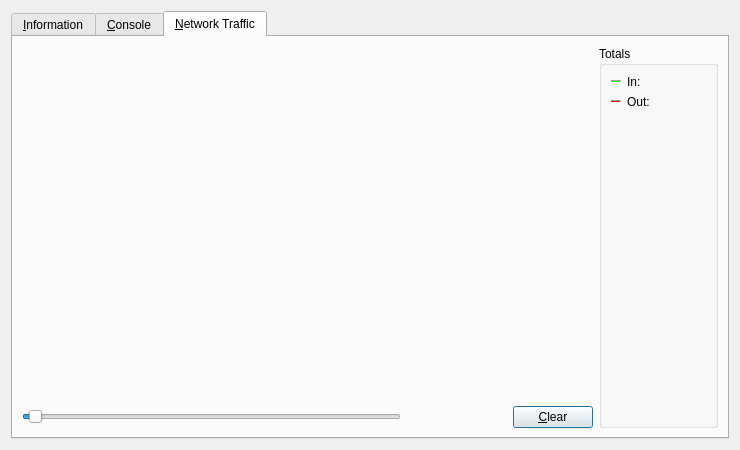
<?xml version="1.0" encoding="UTF-8"?>
<ui version="4.0">
 <class>RPCConsole</class>
 <widget class="QDialog" name="RPCConsole">
  <property name="geometry">
   <rect>
    <x>0</x>
    <y>0</y>
    <width>740</width>
    <height>450</height>
   </rect>
  </property>
  <property name="windowTitle">
   <string>charity - Debug window</string>
  </property>
  <property name="styleSheet">
   <string notr="true"/>
  </property>
  <layout class="QVBoxLayout" name="verticalLayout_2">
   <item>
    <widget class="QTabWidget" name="tabWidget">
     <property name="styleSheet">
      <string notr="true"/>
     </property>
     <property name="currentIndex">
      <number>2</number>
     </property>
     <widget class="QWidget" name="tab_info">
      <attribute name="title">
       <string>&amp;Information</string>
      </attribute>
      <layout class="QGridLayout" name="gridLayout" columnstretch="0,1">
       <property name="horizontalSpacing">
        <number>12</number>
       </property>
       <item row="0" column="0">
        <widget class="QLabel" name="label_9">
         <property name="font">
          <font>
           <weight>75</weight>
           <bold>true</bold>
          </font>
         </property>
         <property name="text">
          <string>charity Core</string>
         </property>
        </widget>
       </item>
       <item row="1" column="0">
        <widget class="QLabel" name="label_5">
         <property name="text">
          <string>Client name</string>
         </property>
        </widget>
       </item>
       <item row="1" column="1">
        <widget class="QLabel" name="clientName">
         <property name="cursor">
          <cursorShape>IBeamCursor</cursorShape>
         </property>
         <property name="text">
          <string>N/A</string>
         </property>
         <property name="textFormat">
          <enum>Qt::PlainText</enum>
         </property>
         <property name="textInteractionFlags">
          <set>Qt::LinksAccessibleByMouse|Qt::TextSelectableByKeyboard|Qt::TextSelectableByMouse</set>
         </property>
        </widget>
       </item>
       <item row="2" column="0">
        <widget class="QLabel" name="label_6">
         <property name="text">
          <string>Client version</string>
         </property>
        </widget>
       </item>
       <item row="2" column="1">
        <widget class="QLabel" name="clientVersion">
         <property name="cursor">
          <cursorShape>IBeamCursor</cursorShape>
         </property>
         <property name="text">
          <string>N/A</string>
         </property>
         <property name="textFormat">
          <enum>Qt::PlainText</enum>
         </property>
         <property name="textInteractionFlags">
          <set>Qt::LinksAccessibleByMouse|Qt::TextSelectableByKeyboard|Qt::TextSelectableByMouse</set>
         </property>
        </widget>
       </item>
       <item row="3" column="0">
        <widget class="QLabel" name="label_14">
         <property name="text">
          <string>Using OpenSSL version</string>
         </property>
         <property name="indent">
          <number>10</number>
         </property>
        </widget>
       </item>
       <item row="3" column="1">
        <widget class="QLabel" name="openSSLVersion">
         <property name="cursor">
          <cursorShape>IBeamCursor</cursorShape>
         </property>
         <property name="text">
          <string>N/A</string>
         </property>
         <property name="textFormat">
          <enum>Qt::PlainText</enum>
         </property>
         <property name="textInteractionFlags">
          <set>Qt::LinksAccessibleByMouse|Qt::TextSelectableByKeyboard|Qt::TextSelectableByMouse</set>
         </property>
        </widget>
       </item>
       <item row="4" column="0">
        <widget class="QLabel" name="label_12">
         <property name="text">
          <string>Build date</string>
         </property>
        </widget>
       </item>
       <item row="4" column="1">
        <widget class="QLabel" name="buildDate">
         <property name="cursor">
          <cursorShape>IBeamCursor</cursorShape>
         </property>
         <property name="text">
          <string>N/A</string>
         </property>
         <property name="textFormat">
          <enum>Qt::PlainText</enum>
         </property>
         <property name="textInteractionFlags">
          <set>Qt::LinksAccessibleByMouse|Qt::TextSelectableByKeyboard|Qt::TextSelectableByMouse</set>
         </property>
        </widget>
       </item>
       <item row="5" column="0">
        <widget class="QLabel" name="label_13">
         <property name="text">
          <string>Startup time</string>
         </property>
        </widget>
       </item>
       <item row="5" column="1">
        <widget class="QLabel" name="startupTime">
         <property name="cursor">
          <cursorShape>IBeamCursor</cursorShape>
         </property>
         <property name="text">
          <string>N/A</string>
         </property>
         <property name="textFormat">
          <enum>Qt::PlainText</enum>
         </property>
         <property name="textInteractionFlags">
          <set>Qt::LinksAccessibleByMouse|Qt::TextSelectableByKeyboard|Qt::TextSelectableByMouse</set>
         </property>
        </widget>
       </item>
       <item row="6" column="0">
        <widget class="QLabel" name="label_11">
         <property name="font">
          <font>
           <weight>75</weight>
           <bold>true</bold>
          </font>
         </property>
         <property name="text">
          <string>Network</string>
         </property>
        </widget>
       </item>
       <item row="7" column="0">
        <widget class="QLabel" name="label_7">
         <property name="text">
          <string>Number of connections</string>
         </property>
        </widget>
       </item>
       <item row="7" column="1">
        <widget class="QLabel" name="numberOfConnections">
         <property name="cursor">
          <cursorShape>IBeamCursor</cursorShape>
         </property>
         <property name="text">
          <string>N/A</string>
         </property>
         <property name="textFormat">
          <enum>Qt::PlainText</enum>
         </property>
         <property name="textInteractionFlags">
          <set>Qt::LinksAccessibleByMouse|Qt::TextSelectableByKeyboard|Qt::TextSelectableByMouse</set>
         </property>
        </widget>
       </item>
       <item row="8" column="0">
        <widget class="QLabel" name="label_8">
         <property name="text">
          <string>On testnet</string>
         </property>
        </widget>
       </item>
       <item row="8" column="1">
        <widget class="QCheckBox" name="isTestNet">
         <property name="enabled">
          <bool>false</bool>
         </property>
         <property name="text">
          <string/>
         </property>
        </widget>
       </item>
       <item row="9" column="0">
        <widget class="QLabel" name="label_10">
         <property name="font">
          <font>
           <weight>75</weight>
           <bold>true</bold>
          </font>
         </property>
         <property name="text">
          <string>Block chain</string>
         </property>
        </widget>
       </item>
       <item row="10" column="0">
        <widget class="QLabel" name="label_3">
         <property name="text">
          <string>Current number of blocks</string>
         </property>
        </widget>
       </item>
       <item row="10" column="1">
        <widget class="QLabel" name="numberOfBlocks">
         <property name="cursor">
          <cursorShape>IBeamCursor</cursorShape>
         </property>
         <property name="text">
          <string>N/A</string>
         </property>
         <property name="textFormat">
          <enum>Qt::PlainText</enum>
         </property>
         <property name="textInteractionFlags">
          <set>Qt::LinksAccessibleByMouse|Qt::TextSelectableByKeyboard|Qt::TextSelectableByMouse</set>
         </property>
        </widget>
       </item>
       <item row="11" column="0">
        <widget class="QLabel" name="label_4">
         <property name="text">
          <string>Estimated total blocks</string>
         </property>
        </widget>
       </item>
       <item row="11" column="1">
        <widget class="QLabel" name="totalBlocks">
         <property name="cursor">
          <cursorShape>IBeamCursor</cursorShape>
         </property>
         <property name="text">
          <string>N/A</string>
         </property>
         <property name="textFormat">
          <enum>Qt::PlainText</enum>
         </property>
         <property name="textInteractionFlags">
          <set>Qt::LinksAccessibleByMouse|Qt::TextSelectableByKeyboard|Qt::TextSelectableByMouse</set>
         </property>
        </widget>
       </item>
       <item row="12" column="0">
        <widget class="QLabel" name="label_2">
         <property name="text">
          <string>Last block time</string>
         </property>
        </widget>
       </item>
       <item row="12" column="1">
        <widget class="QLabel" name="lastBlockTime">
         <property name="cursor">
          <cursorShape>IBeamCursor</cursorShape>
         </property>
         <property name="text">
          <string>N/A</string>
         </property>
         <property name="textFormat">
          <enum>Qt::PlainText</enum>
         </property>
         <property name="textInteractionFlags">
          <set>Qt::LinksAccessibleByMouse|Qt::TextSelectableByKeyboard|Qt::TextSelectableByMouse</set>
         </property>
        </widget>
       </item>
       <item row="13" column="0">
        <spacer name="verticalSpacer_2">
         <property name="orientation">
          <enum>Qt::Vertical</enum>
         </property>
         <property name="sizeHint" stdset="0">
          <size>
           <width>20</width>
           <height>20</height>
          </size>
         </property>
        </spacer>
       </item>
       <item row="14" column="0">
        <widget class="QLabel" name="labelDebugLogfile">
         <property name="font">
          <font>
           <weight>75</weight>
           <bold>true</bold>
          </font>
         </property>
         <property name="text">
          <string>Debug log file</string>
         </property>
        </widget>
       </item>
       <item row="15" column="0">
        <widget class="QPushButton" name="openDebugLogfileButton">
         <property name="toolTip">
          <string>Open the charity debug log file from the current data directory. This can take a few seconds for large log files.</string>
         </property>
         <property name="styleSheet">
          <string notr="true"/>
         </property>
         <property name="text">
          <string>&amp;Open</string>
         </property>
         <property name="autoDefault">
          <bool>false</bool>
         </property>
        </widget>
       </item>
       <item row="16" column="0">
        <widget class="QLabel" name="labelCLOptions">
         <property name="font">
          <font>
           <weight>75</weight>
           <bold>true</bold>
          </font>
         </property>
         <property name="text">
          <string>Command-line options</string>
         </property>
        </widget>
       </item>
       <item row="17" column="0">
        <widget class="QPushButton" name="showCLOptionsButton">
         <property name="toolTip">
          <string>Show the charity-Qt help message to get a list with possible charity command-line options.</string>
         </property>
         <property name="styleSheet">
          <string notr="true"/>
         </property>
         <property name="text">
          <string>&amp;Show</string>
         </property>
         <property name="autoDefault">
          <bool>false</bool>
         </property>
        </widget>
       </item>
       <item row="18" column="0">
        <spacer name="verticalSpacer">
         <property name="orientation">
          <enum>Qt::Vertical</enum>
         </property>
         <property name="sizeHint" stdset="0">
          <size>
           <width>20</width>
           <height>40</height>
          </size>
         </property>
        </spacer>
       </item>
      </layout>
     </widget>
     <widget class="QWidget" name="tab_console">
      <attribute name="title">
       <string>&amp;Console</string>
      </attribute>
      <layout class="QVBoxLayout" name="verticalLayout_3">
       <property name="spacing">
        <number>3</number>
       </property>
       <item>
        <widget class="QTextEdit" name="messagesWidget">
         <property name="minimumSize">
          <size>
           <width>0</width>
           <height>100</height>
          </size>
         </property>
         <property name="styleSheet">
          <string notr="true"/>
         </property>
         <property name="readOnly">
          <bool>true</bool>
         </property>
         <property name="tabKeyNavigation" stdset="0">
          <bool>false</bool>
         </property>
         <property name="columnCount" stdset="0">
          <number>2</number>
         </property>
        </widget>
       </item>
       <item>
        <layout class="QHBoxLayout" name="horizontalLayout">
         <property name="spacing">
          <number>3</number>
         </property>
         <item>
          <widget class="QLabel" name="label">
           <property name="text">
            <string notr="true">&gt;</string>
           </property>
          </widget>
         </item>
         <item>
          <widget class="QLineEdit" name="lineEdit">
           <property name="styleSheet">
            <string notr="true"/>
           </property>
          </widget>
         </item>
         <item>
          <widget class="QPushButton" name="clearButton">
           <property name="maximumSize">
            <size>
             <width>24</width>
             <height>24</height>
            </size>
           </property>
           <property name="toolTip">
            <string>Clear console</string>
           </property>
           <property name="styleSheet">
            <string notr="true"/>
           </property>
           <property name="text">
            <string/>
           </property>
           <property name="icon">
            <iconset resource="../bitcoin.qrc">
             <normaloff>:/icons/remove</normaloff>:/icons/remove</iconset>
           </property>
           <property name="shortcut">
            <string notr="true">Ctrl+L</string>
           </property>
           <property name="autoDefault">
            <bool>false</bool>
           </property>
          </widget>
         </item>
        </layout>
       </item>
      </layout>
     </widget>
     <widget class="QWidget" name="tab">
      <attribute name="title">
       <string>&amp;Network Traffic</string>
      </attribute>
      <layout class="QHBoxLayout" name="horizontalLayout_3">
       <item>
        <layout class="QVBoxLayout" name="verticalLayout_4">
         <item>
          <widget class="TrafficGraphWidget" name="trafficGraph" native="true">
           <property name="sizePolicy">
            <sizepolicy hsizetype="Expanding" vsizetype="Expanding">
             <horstretch>0</horstretch>
             <verstretch>0</verstretch>
            </sizepolicy>
           </property>
          </widget>
         </item>
         <item>
          <layout class="QHBoxLayout" name="horizontalLayout_2">
           <item>
            <widget class="QSlider" name="sldGraphRange">
             <property name="styleSheet">
              <string notr="true"/>
             </property>
             <property name="minimum">
              <number>1</number>
             </property>
             <property name="maximum">
              <number>288</number>
             </property>
             <property name="pageStep">
              <number>12</number>
             </property>
             <property name="value">
              <number>6</number>
             </property>
             <property name="orientation">
              <enum>Qt::Horizontal</enum>
             </property>
            </widget>
           </item>
           <item>
            <widget class="QLabel" name="lblGraphRange">
             <property name="minimumSize">
              <size>
               <width>100</width>
               <height>0</height>
              </size>
             </property>
             <property name="alignment">
              <set>Qt::AlignCenter</set>
             </property>
            </widget>
           </item>
           <item>
            <widget class="QPushButton" name="btnClearTrafficGraph">
             <property name="styleSheet">
              <string notr="true"/>
             </property>
             <property name="text">
              <string>&amp;Clear</string>
             </property>
            </widget>
           </item>
          </layout>
         </item>
        </layout>
       </item>
       <item>
        <layout class="QVBoxLayout" name="verticalLayout">
         <item>
          <widget class="QGroupBox" name="groupBox">
           <property name="title">
            <string>Totals</string>
           </property>
           <layout class="QVBoxLayout" name="verticalLayout_5">
            <item>
             <layout class="QHBoxLayout" name="horizontalLayout_4">
              <item>
               <widget class="Line" name="line">
                <property name="sizePolicy">
                 <sizepolicy hsizetype="Fixed" vsizetype="Fixed">
                  <horstretch>0</horstretch>
                  <verstretch>0</verstretch>
                 </sizepolicy>
                </property>
                <property name="minimumSize">
                 <size>
                  <width>10</width>
                  <height>0</height>
                 </size>
                </property>
                <property name="palette">
                 <palette>
                  <active>
                   <colorrole role="Button">
                    <brush brushstyle="SolidPattern">
                     <color alpha="255">
                      <red>140</red>
                      <green>194</green>
                      <blue>247</blue>
                     </color>
                    </brush>
                   </colorrole>
                   <colorrole role="Light">
                    <brush brushstyle="SolidPattern">
                     <color alpha="255">
                      <red>0</red>
                      <green>255</green>
                      <blue>0</blue>
                     </color>
                    </brush>
                   </colorrole>
                   <colorrole role="Base">
                    <brush brushstyle="SolidPattern">
                     <color alpha="255">
                      <red>140</red>
                      <green>194</green>
                      <blue>247</blue>
                     </color>
                    </brush>
                   </colorrole>
                   <colorrole role="Window">
                    <brush brushstyle="SolidPattern">
                     <color alpha="255">
                      <red>140</red>
                      <green>194</green>
                      <blue>247</blue>
                     </color>
                    </brush>
                   </colorrole>
                  </active>
                  <inactive>
                   <colorrole role="Button">
                    <brush brushstyle="SolidPattern">
                     <color alpha="255">
                      <red>140</red>
                      <green>194</green>
                      <blue>247</blue>
                     </color>
                    </brush>
                   </colorrole>
                   <colorrole role="Light">
                    <brush brushstyle="SolidPattern">
                     <color alpha="255">
                      <red>0</red>
                      <green>255</green>
                      <blue>0</blue>
                     </color>
                    </brush>
                   </colorrole>
                   <colorrole role="Base">
                    <brush brushstyle="SolidPattern">
                     <color alpha="255">
                      <red>140</red>
                      <green>194</green>
                      <blue>247</blue>
                     </color>
                    </brush>
                   </colorrole>
                   <colorrole role="Window">
                    <brush brushstyle="SolidPattern">
                     <color alpha="255">
                      <red>140</red>
                      <green>194</green>
                      <blue>247</blue>
                     </color>
                    </brush>
                   </colorrole>
                  </inactive>
                  <disabled>
                   <colorrole role="Button">
                    <brush brushstyle="SolidPattern">
                     <color alpha="255">
                      <red>140</red>
                      <green>194</green>
                      <blue>247</blue>
                     </color>
                    </brush>
                   </colorrole>
                   <colorrole role="Light">
                    <brush brushstyle="SolidPattern">
                     <color alpha="255">
                      <red>0</red>
                      <green>255</green>
                      <blue>0</blue>
                     </color>
                    </brush>
                   </colorrole>
                   <colorrole role="Base">
                    <brush brushstyle="SolidPattern">
                     <color alpha="255">
                      <red>140</red>
                      <green>194</green>
                      <blue>247</blue>
                     </color>
                    </brush>
                   </colorrole>
                   <colorrole role="Window">
                    <brush brushstyle="SolidPattern">
                     <color alpha="255">
                      <red>140</red>
                      <green>194</green>
                      <blue>247</blue>
                     </color>
                    </brush>
                   </colorrole>
                  </disabled>
                 </palette>
                </property>
                <property name="orientation">
                 <enum>Qt::Horizontal</enum>
                </property>
               </widget>
              </item>
              <item>
               <widget class="QLabel" name="label_16">
                <property name="text">
                 <string>In:</string>
                </property>
               </widget>
              </item>
              <item>
               <widget class="QLabel" name="lblBytesIn">
                <property name="minimumSize">
                 <size>
                  <width>50</width>
                  <height>0</height>
                 </size>
                </property>
                <property name="alignment">
                 <set>Qt::AlignRight|Qt::AlignTrailing|Qt::AlignVCenter</set>
                </property>
               </widget>
              </item>
             </layout>
            </item>
            <item>
             <layout class="QHBoxLayout" name="horizontalLayout_5">
              <item>
               <widget class="Line" name="line_2">
                <property name="sizePolicy">
                 <sizepolicy hsizetype="Fixed" vsizetype="Fixed">
                  <horstretch>0</horstretch>
                  <verstretch>0</verstretch>
                 </sizepolicy>
                </property>
                <property name="minimumSize">
                 <size>
                  <width>10</width>
                  <height>0</height>
                 </size>
                </property>
                <property name="palette">
                 <palette>
                  <active>
                   <colorrole role="Button">
                    <brush brushstyle="SolidPattern">
                     <color alpha="255">
                      <red>140</red>
                      <green>194</green>
                      <blue>247</blue>
                     </color>
                    </brush>
                   </colorrole>
                   <colorrole role="Light">
                    <brush brushstyle="SolidPattern">
                     <color alpha="255">
                      <red>255</red>
                      <green>0</green>
                      <blue>0</blue>
                     </color>
                    </brush>
                   </colorrole>
                   <colorrole role="Base">
                    <brush brushstyle="SolidPattern">
                     <color alpha="255">
                      <red>140</red>
                      <green>194</green>
                      <blue>247</blue>
                     </color>
                    </brush>
                   </colorrole>
                   <colorrole role="Window">
                    <brush brushstyle="SolidPattern">
                     <color alpha="255">
                      <red>140</red>
                      <green>194</green>
                      <blue>247</blue>
                     </color>
                    </brush>
                   </colorrole>
                  </active>
                  <inactive>
                   <colorrole role="Button">
                    <brush brushstyle="SolidPattern">
                     <color alpha="255">
                      <red>140</red>
                      <green>194</green>
                      <blue>247</blue>
                     </color>
                    </brush>
                   </colorrole>
                   <colorrole role="Light">
                    <brush brushstyle="SolidPattern">
                     <color alpha="255">
                      <red>255</red>
                      <green>0</green>
                      <blue>0</blue>
                     </color>
                    </brush>
                   </colorrole>
                   <colorrole role="Base">
                    <brush brushstyle="SolidPattern">
                     <color alpha="255">
                      <red>140</red>
                      <green>194</green>
                      <blue>247</blue>
                     </color>
                    </brush>
                   </colorrole>
                   <colorrole role="Window">
                    <brush brushstyle="SolidPattern">
                     <color alpha="255">
                      <red>140</red>
                      <green>194</green>
                      <blue>247</blue>
                     </color>
                    </brush>
                   </colorrole>
                  </inactive>
                  <disabled>
                   <colorrole role="Button">
                    <brush brushstyle="SolidPattern">
                     <color alpha="255">
                      <red>140</red>
                      <green>194</green>
                      <blue>247</blue>
                     </color>
                    </brush>
                   </colorrole>
                   <colorrole role="Light">
                    <brush brushstyle="SolidPattern">
                     <color alpha="255">
                      <red>255</red>
                      <green>0</green>
                      <blue>0</blue>
                     </color>
                    </brush>
                   </colorrole>
                   <colorrole role="Base">
                    <brush brushstyle="SolidPattern">
                     <color alpha="255">
                      <red>140</red>
                      <green>194</green>
                      <blue>247</blue>
                     </color>
                    </brush>
                   </colorrole>
                   <colorrole role="Window">
                    <brush brushstyle="SolidPattern">
                     <color alpha="255">
                      <red>140</red>
                      <green>194</green>
                      <blue>247</blue>
                     </color>
                    </brush>
                   </colorrole>
                  </disabled>
                 </palette>
                </property>
                <property name="orientation">
                 <enum>Qt::Horizontal</enum>
                </property>
               </widget>
              </item>
              <item>
               <widget class="QLabel" name="label_17">
                <property name="text">
                 <string>Out:</string>
                </property>
               </widget>
              </item>
              <item>
               <widget class="QLabel" name="lblBytesOut">
                <property name="minimumSize">
                 <size>
                  <width>50</width>
                  <height>0</height>
                 </size>
                </property>
                <property name="alignment">
                 <set>Qt::AlignRight|Qt::AlignTrailing|Qt::AlignVCenter</set>
                </property>
               </widget>
              </item>
             </layout>
            </item>
            <item>
             <spacer name="verticalSpacer_4">
              <property name="orientation">
               <enum>Qt::Vertical</enum>
              </property>
              <property name="sizeHint" stdset="0">
               <size>
                <width>20</width>
                <height>407</height>
               </size>
              </property>
             </spacer>
            </item>
           </layout>
          </widget>
         </item>
        </layout>
       </item>
      </layout>
     </widget>
    </widget>
   </item>
  </layout>
 </widget>
 <customwidgets>
  <customwidget>
   <class>TrafficGraphWidget</class>
   <extends>QWidget</extends>
   <header>trafficgraphwidget.h</header>
   <container>1</container>
   <slots>
    <slot>clear()</slot>
   </slots>
  </customwidget>
 </customwidgets>
 <resources>
  <include location="../bitcoin.qrc"/>
 </resources>
 <connections/>
</ui>
